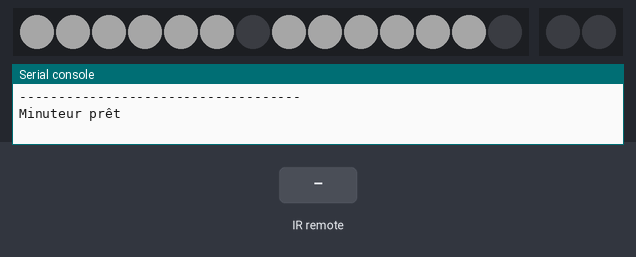
Simulated run of this program. Board: ESP32 board running MicroPython. Shown: 14 RGB LEDs in strip order, left to right, 2 RGB LEDs in strip order, left to right, the last lines printed to the serial console. The test bench sets the inputs (shaded band). Dim RGB values are drawn brighter than linear.

Above: at 1.2 s.
1.3 s: infrared code 0x46 received
At 2.3 s:
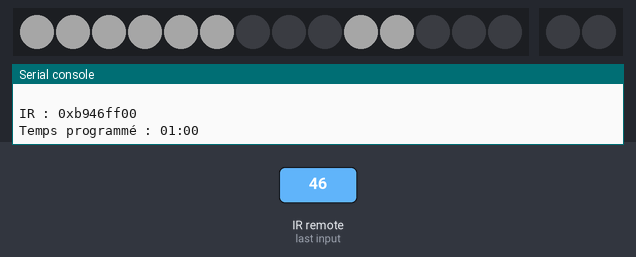
2.8 s: infrared code 0x45 received
At 4.6 s:
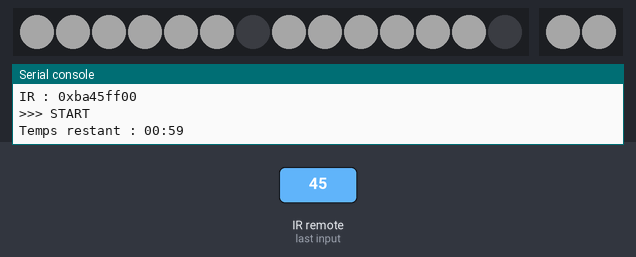
Timing chart, 0 to 11.8 s (numbered marks = the images above; inputs shaded):
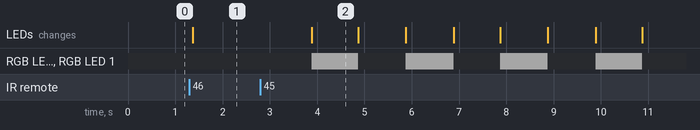

The program:

CodeMinOK1main.py
```python
from machine import Pin, time_pulse_us
import neopixel
import time

# ============================================================
# CONFIGURATION
# ============================================================

# ------------------------------------------------------------
# Bandeau principal : 14 LEDs
# GPIO2 -> DATA
# 7 LEDs = chiffre gauche
# 7 LEDs = chiffre droit
# ------------------------------------------------------------

PIN_DIGITS = 2
NB_DIGITS_LEDS = 14

digits = neopixel.NeoPixel(
    Pin(PIN_DIGITS),
    NB_DIGITS_LEDS
)

# ------------------------------------------------------------
# Double point : 2 LEDs
# GPIO3 -> DATA
# ------------------------------------------------------------

PIN_POINTS = 3
NB_POINTS_LEDS = 2

points = neopixel.NeoPixel(
    Pin(PIN_POINTS),
    NB_POINTS_LEDS
)

# ------------------------------------------------------------
# Récepteur infrarouge HW-477
# S -> GPIO4
# ------------------------------------------------------------

PIN_IR = 4
ir = Pin(PIN_IR, Pin.IN)


# ============================================================
# CODES DE LA TELECOMMANDE
# ============================================================

CODE_PLUS  = 0xB946FF00
CODE_MOINS = 0xEA15FF00
CODE_START = 0xBA45FF00
CODE_PAUSE = 0xBF40FF00
CODE_RESET = 0xB847FF00


# ============================================================
# COULEURS
# ============================================================

# Commencer avec une intensité modérée
COULEUR = (40, 40, 40)

COULEUR_POINTS = (40, 40, 40)

ETEINT = (0, 0, 0)


# ============================================================
# CONFIGURATION DES SEGMENTS
# ============================================================

# Chaque chiffre possède 7 segments :
#
#             A
#           -----
#        F |     | B
#           --G--
#        E |     | C
#           -----
#             D
#
# Pour chaque chiffre :
#
# [A, B, C, D, E, F, G]
#
# 1 = LED allumée
# 0 = LED éteinte

SEGMENTS = {

    0: [1, 1, 1, 1, 1, 1, 0],

    1: [0, 0, 1, 1, 0, 0, 0],

    2: [0, 1, 1, 0, 1, 1, 1],

    3: [0, 1, 1, 1, 1, 0, 1],

    4: [1, 0, 1, 1, 0, 0, 1],

    5: [1, 1, 0, 1, 1, 0, 1],

    6: [1, 1, 0, 1, 1, 1, 1],

    7: [0, 1, 1, 1, 0, 0, 0],

    8: [1, 1, 1, 1, 1, 1, 1],

    9: [1, 1, 1, 1, 1, 0, 1]
}


# ============================================================
# ETEINDRE LES 14 LEDs
# ============================================================

def eteindre_digits():

    for i in range(14):
        digits[i] = ETEINT

    digits.write()


# ============================================================
# AFFICHER UN CHIFFRE
# ============================================================

def afficher_chiffre(chiffre, position):

    schema = SEGMENTS[chiffre]

    # Chiffre gauche = LEDs 0 à 6
    # Chiffre droit  = LEDs 7 à 13

    if position == 0:
        debut = 0
    else:
        debut = 7

    for segment in range(7):

        if schema[segment] == 1:
            digits[debut + segment] = COULEUR
        else:
            digits[debut + segment] = ETEINT


# ============================================================
# AFFICHER LES MINUTES
# ============================================================

def afficher_minutes(minutes):

    if minutes < 0:
        minutes = 0

    if minutes > 99:
        minutes = 99

    dizaines = minutes // 10
    unites = minutes % 10

    afficher_chiffre(dizaines, 0)
    afficher_chiffre(unites, 1)

    digits.write()


# ============================================================
# DOUBLE POINT
# GPIO3
# ============================================================

def points_on():

    points[0] = COULEUR_POINTS
    points[1] = COULEUR_POINTS

    points.write()


def points_off():

    points[0] = ETEINT
    points[1] = ETEINT

    points.write()


# ============================================================
# LECTURE INFRAROUGE NEC
# ============================================================

def lire_ir():

    # Début de trame NEC
    t = time_pulse_us(ir, 0, 15000)

    if t < 8500 or t > 10000:
        return None

    # Impulsion HIGH de ~4,5 ms
    t = time_pulse_us(ir, 1, 6000)

    if t < 3500 or t > 5500:
        return None

    code = 0

    # Lecture des 32 bits
    for i in range(32):

        # LOW ~560 us
        t = time_pulse_us(ir, 0, 2000)

        if t < 300 or t > 900:
            return None

        # HIGH :
        # ~560 us  = 0
        # ~1690 us = 1

        t = time_pulse_us(ir, 1, 2500)

        if 300 < t < 900:

            bit = 0

        elif 1200 < t < 2100:

            bit = 1

        else:

            return None

        code |= (bit << i)

    return code


# ============================================================
# VARIABLES DU MINUTEUR
# ============================================================

minutes = 0
secondes = 0

en_marche = False

dernier_temps = time.ticks_ms()

etat_points = False


# ============================================================
# INITIALISATION
# ============================================================

afficher_minutes(0)
points_off()

print()
print("====================================")
print("       MINUTEUR WS2811")
print("       XIAO ESP32-S3")
print("====================================")
print("GPIO2 : 14 LEDs chiffres")
print("GPIO3 : 2 LEDs double point")
print("GPIO4 : récepteur IR HW-477")
print("------------------------------------")
print("PLUS  :", hex(CODE_PLUS))
print("MOINS :", hex(CODE_MOINS))
print("START :", hex(CODE_START))
print("PAUSE :", hex(CODE_PAUSE))
print("RESET :", hex(CODE_RESET))
print("------------------------------------")
print("Minuteur prêt")
print()


# ============================================================
# BOUCLE PRINCIPALE
# ============================================================

while True:

    # ========================================================
    # TELECOMMANDE
    # ========================================================

    code = lire_ir()

    if code is not None:

        print("IR :", hex(code))

        # ----------------------------------------------------
        # PLUS
        # ----------------------------------------------------

        if code == CODE_PLUS:

            # Modification seulement lorsque le minuteur
            # est arrêté ou en pause

            if not en_marche:

                if minutes < 99:
                    minutes += 1

                secondes = 0

                afficher_minutes(minutes)

                print(
                    "Temps programmé :",
                    "{:02d}:00".format(minutes)
                )


        # ----------------------------------------------------
        # MOINS
        # ----------------------------------------------------

        elif code == CODE_MOINS:

            if not en_marche:

                if minutes > 0:
                    minutes -= 1

                secondes = 0

                afficher_minutes(minutes)

                print(
                    "Temps programmé :",
                    "{:02d}:00".format(minutes)
                )


        # ----------------------------------------------------
        # START
        # ----------------------------------------------------

        elif code == CODE_START:

            if minutes > 0 or secondes > 0:

                en_marche = True

                dernier_temps = time.ticks_ms()

                print(">>> START")


        # ----------------------------------------------------
        # PAUSE
        # ----------------------------------------------------

        elif code == CODE_PAUSE:

            en_marche = False

            points_off()

            print(">>> PAUSE")


        # ----------------------------------------------------
        # RESET
        # ----------------------------------------------------

        elif code == CODE_RESET:

            en_marche = False

            minutes = 0
            secondes = 0

            afficher_minutes(0)

            points_off()

            print(">>> RESET")


        # éviter les doubles lectures
        time.sleep_ms(250)


    # ========================================================
    # DECOMPTE
    # ========================================================

    if en_marche:

        maintenant = time.ticks_ms()

        if time.ticks_diff(
                maintenant,
                dernier_temps
        ) >= 1000:

            dernier_temps = time.ticks_add(
                dernier_temps,
                1000
            )

            # ------------------------------------------------
            # CLIGNOTEMENT DES DEUX POINTS
            # ------------------------------------------------

            etat_points = not etat_points

            if etat_points:
                points_on()
            else:
                points_off()


            # ------------------------------------------------
            # DECOMPTE
            # ------------------------------------------------

            if secondes > 0:

                secondes -= 1

            else:

                if minutes > 0:

                    minutes -= 1
                    secondes = 59

                else:

                    # Arrivée à 00:00

                    minutes = 0
                    secondes = 0

                    en_marche = False

                    points_off()

                    print(">>> FIN DU MINUTEUR")


            # ------------------------------------------------
            # AFFICHAGE
            # ------------------------------------------------

            afficher_minutes(minutes)

            print(
                "Temps restant : {:02d}:{:02d}".format(
                    minutes,
                    secondes
                )
            )


    time.sleep_ms(5)
```

Measured:
- after the input at 1.3 s, the LEDs: change after 0.07 s (image 1)
- after the input at 2.8 s, RGB LED 0, RGB LED 1: alternates RGB(40, 40, 40) for 1.0 s and off for 1.0 s, starting after 1.1 s; the LEDs: change after 1.1 s (image 2)
- what the display in image 2 shows lasts 1.0 s, from 3.9 s to 4.9 s
